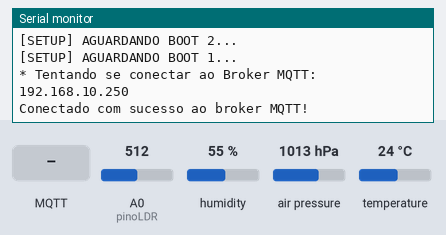
This sketch was run on a simulated ESP8266 (NodeMCU). Shown: the last lines printed to the serial monitor. Inputs (shaded band) come from the test bench; at power-on: A0 (pinoLDR) = 512, humidity 55 %, air pressure 1013 hPa, temperature 24 °C. WiFi joins after 1.5 s; servers stay silent unless stated; no MQTT or app messages arrive unless stated.

Above: at 6.7 s.
6.8 s: MQTT message "on" arrives on the first subscribed topic
At 7.9 s:
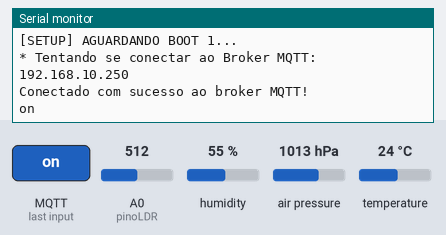
8.5 s: MQTT message "off" arrives on the first subscribed topic
At 9.5 s:
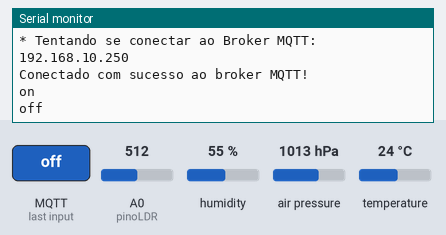
Timing chart, 0 to 11.5 s (numbered marks = the images above; inputs shaded):
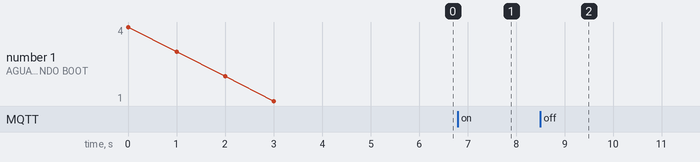

Measured:
- after the input at 6.8 s, the serial monitor: prints a new line after 0.27 s (image 1)
- after the input at 8.5 s, the serial monitor: prints a new line after 0.08 s (image 2)

The sketch:

EstacaoIoT.ino
```cpp
#include <ESP8266WiFi.h>
#include <PubSubClient.h>
#include <Adafruit_GFX.h>
#include <Adafruit_Sensor.h>
#include <Adafruit_BME280.h>

#define BME_SCK  5//D1 //SCL
#define BME_MOSI 4//D2 //SDA
#define BME_CS   0//D3 //CSB
#define BME_MISO 2//D4 //SDO

#define REDE                "*****"
#define PASSWORD            "*****"

#define ID_MQTT       "cli_mqtt"
#define PASSWORD_MQTT "*******"
#define BROKER_MQTT   "192.168.10.250"
#define BROKER_PORT   1883

#define TOPIC_SUBSCRIBE "client/estacao/#" //tópico que o dispositovo estará "escutando"
#define TOPIC_PUBLISH   "server/estacao"   //tópico que o dispositovo estará "enviando"

#define SECONDS_TIMEOUT 300 //5 minutos
//#define SECONDS_TIMEOUT 1

WiFiClient espClient;
PubSubClient MQTT(espClient);

Adafruit_BME280 bme(BME_CS, BME_MOSI, BME_MISO, BME_SCK);

unsigned long timeout;
const int pinoLDR = A0;
int count = 0;
float temperatura = 0.0, umidade = 0.0, pressao = 0.0, altitude = 0.0, LDR = 0.0;

void receiveData(char *topic, byte *payload, unsigned int length);

void setup()
{
  Serial.begin(115200);

  for (uint8_t t = 4; t > 0; t--)
  {
    Serial.printf("[SETUP] AGUARDANDO BOOT %d...\n", t);
    Serial.flush();
    delay(1000);
  }

  pinMode(pinoLDR, INPUT);

  if (!bme.begin())
  {
    while (true);
  }

  MQTT.setServer(BROKER_MQTT, BROKER_PORT);
  MQTT.setCallback(receiveData);

  verificaConexaoWiFiMQTT();
}

void loop()
{
  lerSensores();
}

void lerSensores()
{
  LDR = 0.0;
  umidade = 0.0;
  temperatura = 0.0;
  pressao = 0.0;
  count = 0;

  timeout = millis();
  while (millis() - timeout <= SECONDS_TIMEOUT * 1000)
  {
    MQTT.loop();

    verificaConexaoWiFiMQTT();

    LDR += analogRead(pinoLDR);
    umidade += bme.readHumidity();
    temperatura += bme.readTemperature();
    pressao += bme.readPressure() / 100.0F;

    count++;
    delay(500);
  }

  // LDR = LDR / count;
  LDR = 0;
  umidade = umidade / count;
  temperatura = temperatura / count;
  pressao = pressao / count;

  sendDados(temperatura, umidade, pressao, LDR);
  //sendDados(18, 87, 980, 100);
}
/*
Função para enviar os dados climáticos para o servidor por MQTT
*/
void sendDados(float temperatura, float umidade, float pressao, float LDR)
{
  String postData = String("{") +
                    "\"TEMPERATURA\": " + temperatura + "," +
                    "\"UMIDADE\": " + umidade + "," +
                    "\"PRESSAO\": " + pressao + "," +
                    "\"LDR\": " + LDR +
                    "}";
  Serial.println(postData);

  char strBuffer[postData.length() + 1];
  postData.toCharArray(strBuffer, postData.length() + 1);
  MQTT.publish(TOPIC_PUBLISH, strBuffer);
}

void receiveData(char *topic, byte *payload, unsigned int length)
{
  String dados;
  for (int i = 0; i < length; i++)
  {
    char c = (char)payload[i];
    dados += c;
  }

  Serial.println(dados);
}

void verificaConexaoWiFiMQTT()
{
  if (WiFi.status() != WL_CONNECTED)
    conectWiFi();

  if (!MQTT.connected())
    connectMQTT();
}

void connectMQTT()
{
  while (!MQTT.connected())
  {
    Serial.println("* Tentando se conectar ao Broker MQTT: ");
    Serial.println(BROKER_MQTT);

    if (MQTT.connect(ID_MQTT, ID_MQTT, PASSWORD_MQTT))
    {
      Serial.println("Conectado com sucesso ao broker MQTT!");
      MQTT.subscribe(TOPIC_SUBSCRIBE);
    } else
    {
      Serial.println("Falha ao reconectar no broker.");
      delay(2000);
    }
  }
}

void conectWiFi()
{
  if (WiFi.status() == WL_CONNECTED)
    return;

  WiFi.begin(REDE, PASSWORD);

  timeout = millis();
  while (WiFi.status() != WL_CONNECTED)
  {
    delay(500);
  }
}
```
